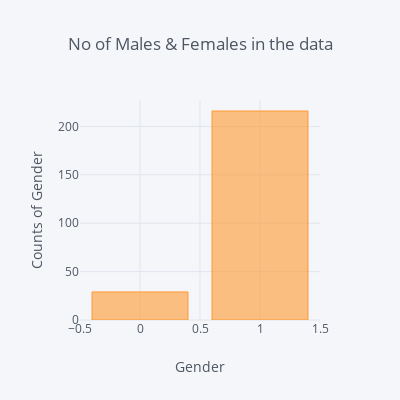

This figure's notebook cell:
### Markdown cell above
## Uni-Variate Analysis - Independent variables.

### Code cell
#Checking the count's of the gender in the data.

print("Sex counts in the data: ")
print(train['Sex'].value_counts())
print("------------------------------------------------------------------------------------------------------------------------------")

#visulaize using the graph
train['Sex'].value_counts().iplot(kind='bar', yTitle="Counts of Gender", 
                                  xTitle="Gender", title="No of Males & Females in the data",
                                 dimensions=(400,400))

### Figure 1 — Plotly figure (JSON) as saved in the notebook; plotly's stock layout.template omitted (floating-point values rounded to 4 significant figures)
{"data": [{"marker": {"color": "rgba(255, 153, 51, 0.6)", "line": {"color": "rgba(255, 153, 51, 1.0)", "width": 1}}, "name": "Sex", "orientation": "v", "text": "", "type": "bar", "uid": "7709babc-67ef-4e41-bd66-94c1b1235885", "x": [1, 0], "y": [216, 29]}], "layout": {"height": 400, "legend": {"bgcolor": "#F5F6F9", "font": {"color": "#4D5663"}}, "paper_bgcolor": "#F5F6F9", "plot_bgcolor": "#F5F6F9", "title": {"font": {"color": "#4D5663"}, "text": "No of Males & Females in the data"}, "width": 400, "xaxis": {"autorange": true, "gridcolor": "#E1E5ED", "range": [-0.5, 1.5], "showgrid": true, "tickfont": {"color": "#4D5663"}, "title": {"font": {"color": "#4D5663"}, "text": "Gender"}, "type": "linear", "zerolinecolor": "#E1E5ED"}, "yaxis": {"autorange": true, "gridcolor": "#E1E5ED", "range": [0, 227.4], "showgrid": true, "tickfont": {"color": "#4D5663"}, "title": {"font": {"color": "#4D5663"}, "text": "Counts of Gender"}, "type": "linear", "zerolinecolor": "#E1E5ED"}}}
